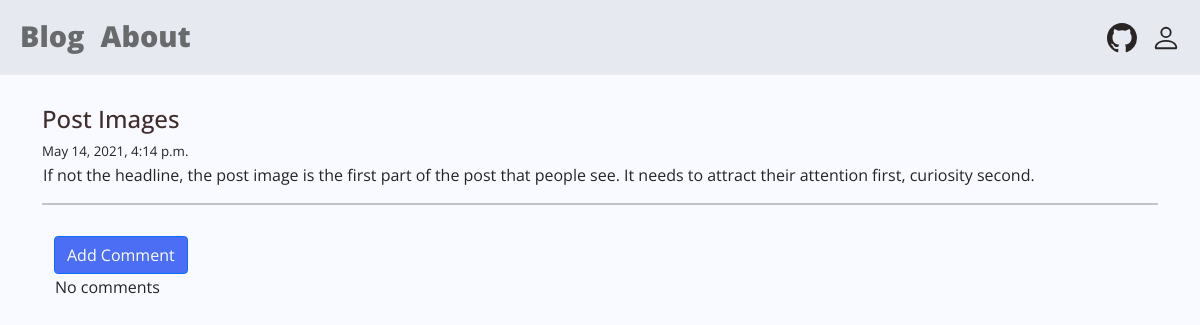
The app's page /post/4/ with its own data.
### blog/models.py (models this page shows, shortened)
class Post(models.Model):
    author = models.ForeignKey('auth.User', on_delete=CASCADE)
    title = models.CharField(max_length=200)
    text = models.TextField()
    created_date = models.DateTimeField(default=timezone.now)
    published_date = models.DateTimeField(blank = True, null = True)

### blog/views.py (the view)
# urls.py: path('post/<int:pk>/', views.PostDetailView.as_view(), name = 'post_detail'),
class PostDetailView(DetailView):
    model = Post

### blog/templates/blog/post_detail.html (shortened to what this page needs)
{% extends "blog/base.html" %} {% block content %}
<div class="container-md container-post">
  <h1 class="post-title">{{ post.title }}</h1>
  {% if post.published_date %}
  <div class="postdate">{{ post.published_date}}</div>
  {% else %}
  <a class="btn btn-primary" href="{% url 'post_publish' pk=post.pk %}"
    >Publish</a
  >
  {% endif %}
  <p class="postcontent">{{ post.text|safe|linebreaksbr}}</p>
  <hr />
  <div class="container">
    <div class="submit-button">
      <a
        class="btn btn-primary"
        href="{% url 'add_comment_to_post' pk=post.pk %}"
        >Add Comment</a
      >
    </div>
    {% for comment in post.comments.all %}
    <br />
    {% if user.is_authenticated or comment.approved_comment %}
    <div class="postdate">{{comment.created_date }}</div>
    <p>{{ comment.text|safe|linebreaksbr }}</p>
    <div class="postdate">
      <p>Posted By: {{comment.author}}</p>
    </div>
    {% if not comment.approved_comment %}
    <a
      class="btn btn-outline-secondary"
      href="{% url 'comment_remove' pk=comment.pk %}"
      ><svg
        xmlns="http://www.w3.org/2000/svg"
        width="13"
        height="13"
        fill="currentColor"
        class="bi bi-trash"
        viewBox="0 0 16 16"
      >
        <path
          d="M5.5 5.5A.5.5 0 0 1 6 6v6a.5.5 0 0 1-1 0V6a.5.5 0 0 1 .5-.5zm2.5 0a.5.5 0 0 1 .5.5v6a.5.5 0 0 1-1 0V6a.5.5 0 0 1 .5-.5zm3 .5a.5.5 0 0 0-1 0v6a.5.5 0 0 0 1 0V6z"
        />
        <path
          fill-rule="evenodd"
          d="M14.5 3a1 1 0 0 1-1 1H13v9a2 2 0 0 1-2 2H5a2 2 0 0 1-2-2V4h-.5a1 1 0 0 1-1-1V2a1 1 0 0 1 1-1H6a1 1 0 0 1 1-1h2a1 1 0 0 1 1 1h3.5a1 1 0 0 1 1 1v1zM4.118 4 4 4.059V13a1 1 0 0 0 1 1h6a1 1 0 0 0 1-1V4.059L11.882 4H4.118zM2.5 3V2h11v1h-11z"
        />
      </svg>
    </a>
    <a
      class="btn btn-outline-secondary"
      href="{% url 'comment_approve' pk=comment.pk %}"
      ><svg
        xmlns="http://www.w3.org/2000/svg"
        width="13"
        height="13"
        fill="currentColor"
        class="bi bi-check2"
        viewBox="0 0 16 16"
      >
        <path
          d="M13.854 3.646a.5.5 0 0 1 0 .708l-7 7a.5.5 0 0 1-.708 0l-3.5-3.5a.5.5 0 1 1 .708-.708L6.5 10.293l6.646-6.647a.5.5 0 0 1 .708 0z"
        />
      </svg>
    </a>
    {% endif %} {% endif %} {% empty %}
    <p>No comments</p>
    {% endfor %}
  </div>
</div>
{% endblock %}

### blog/static/css/blog.css (style rules this page uses)
a { text-decoration: none; }
p { margin: 1px; }
body { font-family: "Open Sans", sans-serif; background-color: #85b2ff0e; }
hr { border: 1px solid; }
.submit-button { padding-top: 15px; }
.postdate { text-align: left; font-size: smaller; }
.post-title { font-family: "Open Sans", sans-serif; font-size: 1.5em; text-align: left; color: #402d2d; }
.container-post { padding-top: 20px; margin-bottom: 0; }
.btn-primary { background-color: rgb(76, 110, 245) !important; }

### records on screen
Post: title "Post Images", published_date "May 14, 2021, 4:14 p.m.", text "If not the headline, the post image is the first part of the post that people see. It needs to attract their attention first, curiosity second."
